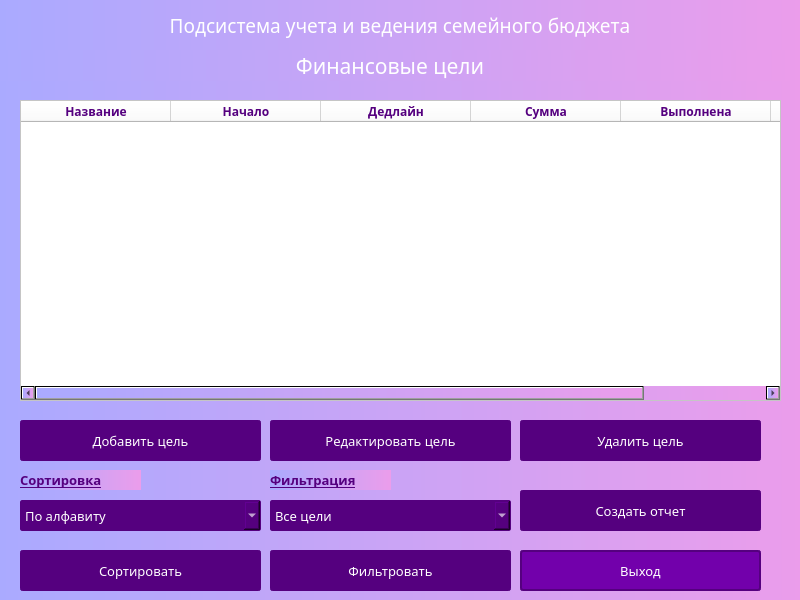
<?xml version="1.0" encoding="UTF-8"?>
<ui version="4.0">
 <class>Dialog</class>
 <widget class="QDialog" name="Dialog">
  <property name="geometry">
   <rect>
    <x>0</x>
    <y>0</y>
    <width>800</width>
    <height>600</height>
   </rect>
  </property>
  <property name="minimumSize">
   <size>
    <width>800</width>
    <height>600</height>
   </size>
  </property>
  <property name="maximumSize">
   <size>
    <width>800</width>
    <height>600</height>
   </size>
  </property>
  <property name="windowTitle">
   <string>Dialog</string>
  </property>
  <property name="styleSheet">
   <string notr="true">background-color: qlineargradient(spread:pad, x1:0, y1:0, x2:1, y2:0, stop:0 rgb(170, 170, 255), stop:1 rgb(235, 157, 235));</string>
  </property>
  <widget class="QLabel" name="label_2">
   <property name="geometry">
    <rect>
     <x>-10</x>
     <y>50</y>
     <width>800</width>
     <height>31</height>
    </rect>
   </property>
   <property name="minimumSize">
    <size>
     <width>800</width>
     <height>0</height>
    </size>
   </property>
   <property name="maximumSize">
    <size>
     <width>800</width>
     <height>16777215</height>
    </size>
   </property>
   <property name="font">
    <font>
     <family>Century Gothic</family>
     <pointsize>16</pointsize>
    </font>
   </property>
   <property name="styleSheet">
    <string notr="true">color: rgb(255, 255, 255);</string>
   </property>
   <property name="frameShadow">
    <enum>QFrame::Plain</enum>
   </property>
   <property name="text">
    <string>Финансовые цели</string>
   </property>
   <property name="alignment">
    <set>Qt::AlignCenter</set>
   </property>
  </widget>
  <widget class="QLabel" name="label">
   <property name="geometry">
    <rect>
     <x>0</x>
     <y>10</y>
     <width>800</width>
     <height>31</height>
    </rect>
   </property>
   <property name="minimumSize">
    <size>
     <width>800</width>
     <height>0</height>
    </size>
   </property>
   <property name="maximumSize">
    <size>
     <width>800</width>
     <height>16777215</height>
    </size>
   </property>
   <property name="font">
    <font>
     <family>Century Gothic</family>
     <pointsize>14</pointsize>
    </font>
   </property>
   <property name="styleSheet">
    <string notr="true">color: rgb(255, 255, 255);</string>
   </property>
   <property name="frameShadow">
    <enum>QFrame::Plain</enum>
   </property>
   <property name="text">
    <string>Подсистема учета и ведения семейного бюджета</string>
   </property>
   <property name="alignment">
    <set>Qt::AlignCenter</set>
   </property>
  </widget>
  <widget class="QTableWidget" name="tableWidget">
   <property name="geometry">
    <rect>
     <x>20</x>
     <y>100</y>
     <width>761</width>
     <height>301</height>
    </rect>
   </property>
   <property name="font">
    <font>
     <family>Century Gothic</family>
    </font>
   </property>
   <property name="styleSheet">
    <string notr="true">
background-color: rgb(255, 255, 255);
border-color: rgb(85, 0, 127);
color: rgb(85, 0, 127);

</string>
   </property>
   <property name="frameShadow">
    <enum>QFrame::Sunken</enum>
   </property>
   <property name="midLineWidth">
    <number>1</number>
   </property>
   <property name="gridStyle">
    <enum>Qt::SolidLine</enum>
   </property>
   <attribute name="horizontalHeaderMinimumSectionSize">
    <number>40</number>
   </attribute>
   <attribute name="horizontalHeaderDefaultSectionSize">
    <number>150</number>
   </attribute>
   <column>
    <property name="text">
     <string>Название</string>
    </property>
    <property name="font">
     <font>
      <family>Century Gothic</family>
      <pointsize>9</pointsize>
      <weight>75</weight>
      <bold>true</bold>
     </font>
    </property>
   </column>
   <column>
    <property name="text">
     <string>Начало</string>
    </property>
    <property name="font">
     <font>
      <family>Century Gothic</family>
      <pointsize>9</pointsize>
      <weight>75</weight>
      <bold>true</bold>
     </font>
    </property>
   </column>
   <column>
    <property name="text">
     <string>Дедлайн</string>
    </property>
    <property name="font">
     <font>
      <family>Century Gothic</family>
      <pointsize>9</pointsize>
      <weight>75</weight>
      <bold>true</bold>
     </font>
    </property>
   </column>
   <column>
    <property name="text">
     <string>Сумма</string>
    </property>
    <property name="font">
     <font>
      <family>Century Gothic</family>
      <pointsize>9</pointsize>
      <weight>75</weight>
      <bold>true</bold>
     </font>
    </property>
   </column>
   <column>
    <property name="text">
     <string>Выполнена</string>
    </property>
    <property name="font">
     <font>
      <family>Century Gothic</family>
      <pointsize>9</pointsize>
      <weight>75</weight>
      <bold>true</bold>
     </font>
    </property>
   </column>
   <column>
    <property name="text">
     <string>Отложено</string>
    </property>
    <property name="font">
     <font>
      <family>Century Gothic</family>
      <pointsize>9</pointsize>
      <weight>75</weight>
      <bold>true</bold>
     </font>
    </property>
   </column>
  </widget>
  <widget class="QPushButton" name="editAimBtn">
   <property name="geometry">
    <rect>
     <x>270</x>
     <y>420</y>
     <width>241</width>
     <height>41</height>
    </rect>
   </property>
   <property name="font">
    <font>
     <family>Century Gothic</family>
     <pointsize>10</pointsize>
    </font>
   </property>
   <property name="styleSheet">
    <string notr="true">QPushButton{
	background-color:rgb(85, 0, 127);
border-radius: 3px;
border: 2px solid rgb(85, 0, 127);
color:rgb(255, 255, 255);
}

QPushButton::hover{
	background-color: rgb(108, 0, 162);
	border: 2px solid rgb(108, 0, 162);
}

QPushButton::pressed{
	background-color:rgb(129, 0, 193);
	border-bottom: 2px solid rgb(129, 0, 193);
	border-leftt:  2px solid rgb(129, 0, 193);
	border-right:  2px solid rgb(129, 0, 193);
}


</string>
   </property>
   <property name="text">
    <string>Редактировать цель</string>
   </property>
  </widget>
  <widget class="QPushButton" name="deleteAimBtn">
   <property name="geometry">
    <rect>
     <x>520</x>
     <y>420</y>
     <width>241</width>
     <height>41</height>
    </rect>
   </property>
   <property name="font">
    <font>
     <family>Century Gothic</family>
     <pointsize>10</pointsize>
    </font>
   </property>
   <property name="styleSheet">
    <string notr="true">QPushButton{
	background-color:rgb(85, 0, 127);
border-radius: 3px;
border: 2px solid rgb(85, 0, 127);
color:rgb(255, 255, 255);
}

QPushButton::hover{
	background-color: rgb(108, 0, 162);
	border: 2px solid rgb(108, 0, 162);
}

QPushButton::pressed{
	background-color:rgb(129, 0, 193);
	border-bottom: 2px solid rgb(129, 0, 193);
	border-leftt:  2px solid rgb(129, 0, 193);
	border-right:  2px solid rgb(129, 0, 193);
}


</string>
   </property>
   <property name="text">
    <string>Удалить цель</string>
   </property>
  </widget>
  <widget class="QPushButton" name="quitBtn">
   <property name="geometry">
    <rect>
     <x>520</x>
     <y>550</y>
     <width>241</width>
     <height>41</height>
    </rect>
   </property>
   <property name="font">
    <font>
     <family>Century Gothic</family>
     <pointsize>10</pointsize>
    </font>
   </property>
   <property name="styleSheet">
    <string notr="true">QPushButton{
background-color:rgb(114, 0, 171);
border-radius: 3px;
border: 2px solid rgb(85, 0, 127);
color:rgb(255, 255, 255);
}

QPushButton::hover{
	background-color: rgb(108, 0, 162);
	border: 2px solid rgb(108, 0, 162);
}

QPushButton::pressed{
	background-color:rgb(129, 0, 193);
	border-bottom: 2px solid rgb(129, 0, 193);
	border-leftt:  2px solid rgb(129, 0, 193);
	border-right:  2px solid rgb(129, 0, 193);
}


</string>
   </property>
   <property name="text">
    <string>Выход</string>
   </property>
  </widget>
  <widget class="QPushButton" name="addAimBtn">
   <property name="geometry">
    <rect>
     <x>20</x>
     <y>420</y>
     <width>241</width>
     <height>41</height>
    </rect>
   </property>
   <property name="font">
    <font>
     <family>Century Gothic</family>
     <pointsize>10</pointsize>
    </font>
   </property>
   <property name="styleSheet">
    <string notr="true">QPushButton{
	background-color:rgb(85, 0, 127);
border-radius: 3px;
border: 2px solid rgb(85, 0, 127);
color:rgb(255, 255, 255);
}

QPushButton::hover{
	background-color: rgb(108, 0, 162);
	border: 2px solid rgb(108, 0, 162);
}

QPushButton::pressed{
	background-color:rgb(129, 0, 193);
	border-bottom: 2px solid rgb(129, 0, 193);
	border-leftt:  2px solid rgb(129, 0, 193);
	border-right:  2px solid rgb(129, 0, 193);
}


</string>
   </property>
   <property name="text">
    <string>Добавить цель</string>
   </property>
  </widget>
  <widget class="QPushButton" name="createReportBtn">
   <property name="geometry">
    <rect>
     <x>520</x>
     <y>490</y>
     <width>241</width>
     <height>41</height>
    </rect>
   </property>
   <property name="font">
    <font>
     <family>Century Gothic</family>
     <pointsize>10</pointsize>
    </font>
   </property>
   <property name="styleSheet">
    <string notr="true">QPushButton{
	background-color:rgb(85, 0, 127);
border-radius: 3px;
border: 2px solid rgb(85, 0, 127);
color:rgb(255, 255, 255);
}

QPushButton::hover{
	background-color: rgb(108, 0, 162);
	border: 2px solid rgb(108, 0, 162);
}

QPushButton::pressed{
	background-color:rgb(129, 0, 193);
	border-bottom: 2px solid rgb(129, 0, 193);
	border-leftt:  2px solid rgb(129, 0, 193);
	border-right:  2px solid rgb(129, 0, 193);
}


</string>
   </property>
   <property name="text">
    <string>Создать отчет</string>
   </property>
  </widget>
  <widget class="QComboBox" name="sortBox">
   <property name="geometry">
    <rect>
     <x>20</x>
     <y>500</y>
     <width>241</width>
     <height>31</height>
    </rect>
   </property>
   <property name="font">
    <font>
     <family>Century Gothic</family>
     <pointsize>10</pointsize>
    </font>
   </property>
   <property name="styleSheet">
    <string notr="true">background-color: rgb(85, 0, 127);
color: rgb(255, 255, 255);
border: 1px solid rgb(85, 0, 127);
border-radius: 2px;</string>
   </property>
   <item>
    <property name="text">
     <string>По алфавиту</string>
    </property>
   </item>
   <item>
    <property name="text">
     <string>По сумме</string>
    </property>
   </item>
   <item>
    <property name="text">
     <string>По дате</string>
    </property>
   </item>
  </widget>
  <widget class="QComboBox" name="filterBox">
   <property name="geometry">
    <rect>
     <x>270</x>
     <y>500</y>
     <width>241</width>
     <height>31</height>
    </rect>
   </property>
   <property name="font">
    <font>
     <family>Century Gothic</family>
     <pointsize>10</pointsize>
    </font>
   </property>
   <property name="styleSheet">
    <string notr="true">background-color: rgb(85, 0, 127);
color: rgb(255, 255, 255);
border: 1px solid rgb(85, 0, 127);
border-radius: 2px;</string>
   </property>
   <item>
    <property name="text">
     <string>Все цели</string>
    </property>
   </item>
   <item>
    <property name="text">
     <string>Выполненные цели </string>
    </property>
   </item>
   <item>
    <property name="text">
     <string>Невыполненные цели</string>
    </property>
   </item>
  </widget>
  <widget class="QLabel" name="label_3">
   <property name="geometry">
    <rect>
     <x>20</x>
     <y>470</y>
     <width>121</width>
     <height>20</height>
    </rect>
   </property>
   <property name="font">
    <font>
     <family>Century Gothic</family>
     <pointsize>10</pointsize>
     <weight>75</weight>
     <bold>true</bold>
     <underline>true</underline>
    </font>
   </property>
   <property name="styleSheet">
    <string notr="true">color: rgb(85, 0, 127);</string>
   </property>
   <property name="text">
    <string>Сортировка</string>
   </property>
  </widget>
  <widget class="QLabel" name="label_4">
   <property name="geometry">
    <rect>
     <x>270</x>
     <y>470</y>
     <width>121</width>
     <height>20</height>
    </rect>
   </property>
   <property name="font">
    <font>
     <family>Century Gothic</family>
     <pointsize>10</pointsize>
     <weight>75</weight>
     <bold>true</bold>
     <underline>true</underline>
    </font>
   </property>
   <property name="styleSheet">
    <string notr="true">color: rgb(85, 0, 127);</string>
   </property>
   <property name="text">
    <string>Фильтрация</string>
   </property>
  </widget>
  <widget class="QPushButton" name="filterBtn">
   <property name="geometry">
    <rect>
     <x>270</x>
     <y>550</y>
     <width>241</width>
     <height>41</height>
    </rect>
   </property>
   <property name="font">
    <font>
     <family>Century Gothic</family>
     <pointsize>10</pointsize>
    </font>
   </property>
   <property name="styleSheet">
    <string notr="true">QPushButton{
	background-color:rgb(85, 0, 127);
border-radius: 3px;
border: 2px solid rgb(85, 0, 127);
color:rgb(255, 255, 255);
}

QPushButton::hover{
	background-color: rgb(108, 0, 162);
	border: 2px solid rgb(108, 0, 162);
}

QPushButton::pressed{
	background-color:rgb(129, 0, 193);
	border-bottom: 2px solid rgb(129, 0, 193);
	border-leftt:  2px solid rgb(129, 0, 193);
	border-right:  2px solid rgb(129, 0, 193);
}


</string>
   </property>
   <property name="text">
    <string>Фильтровать</string>
   </property>
  </widget>
  <widget class="QPushButton" name="sortBtn">
   <property name="geometry">
    <rect>
     <x>20</x>
     <y>550</y>
     <width>241</width>
     <height>41</height>
    </rect>
   </property>
   <property name="font">
    <font>
     <family>Century Gothic</family>
     <pointsize>10</pointsize>
    </font>
   </property>
   <property name="styleSheet">
    <string notr="true">QPushButton{
	background-color:rgb(85, 0, 127);
border-radius: 3px;
border: 2px solid rgb(85, 0, 127);
color:rgb(255, 255, 255);
}

QPushButton::hover{
	background-color: rgb(108, 0, 162);
	border: 2px solid rgb(108, 0, 162);
}

QPushButton::pressed{
	background-color:rgb(129, 0, 193);
	border-bottom: 2px solid rgb(129, 0, 193);
	border-leftt:  2px solid rgb(129, 0, 193);
	border-right:  2px solid rgb(129, 0, 193);
}


</string>
   </property>
   <property name="text">
    <string>Сортировать</string>
   </property>
  </widget>
 </widget>
 <resources/>
 <connections/>
</ui>
